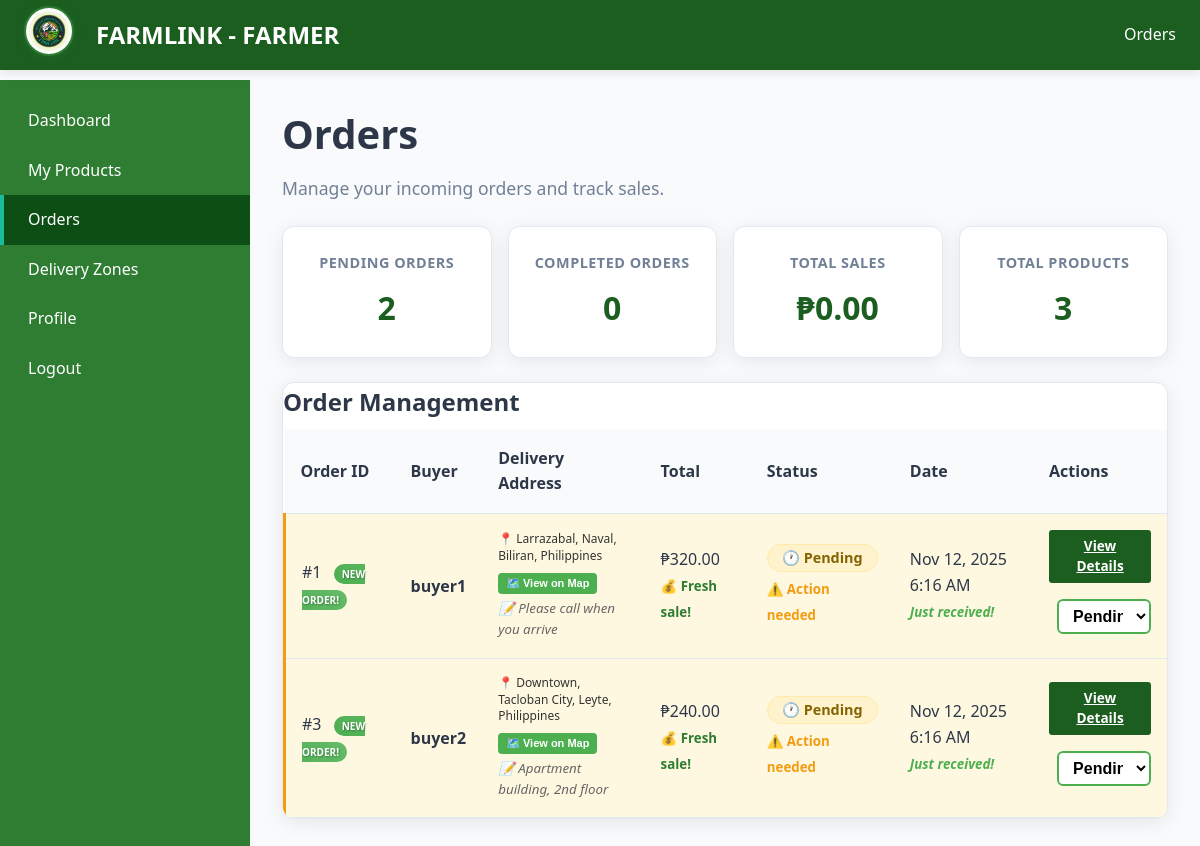
Screenshot of /pages/farmer/farmer-orders.php (signed in) with the database file from the repository.
### tables this page shows
CREATE TABLE IF NOT EXISTS orders (
    id INT AUTO_INCREMENT PRIMARY KEY,
    buyer_id INT NOT NULL,
    farmer_id INT NOT NULL,
    total DECIMAL(10,2) NOT NULL,
    status ENUM('pending', 'completed', 'cancelled') DEFAULT 'pending',
    
     
    payment_method VARCHAR(50) DEFAULT 'cod',
    payment_status ENUM('pending', 'paid', 'failed', 'refunded', 'partial') DEFAULT 'pending',
    payment_reference VARCHAR(100) NULL,
    
     
    delivery_address TEXT NULL,
    delivery_coordinates VARCHAR(100) NULL,
    delivery_instructions TEXT NULL,
    delivery_date DATE NULL,
    delivery_time TIME NULL,
    delivery_fee DECIMAL(10,2) DEFAULT 0,
    
     
    order_notes TEXT NULL,
    cancellation_reason TEXT NULL,
    estimated_delivery DATE NULL,
    tracking_number VARCHAR(100) NULL,
    
    created_at TIMESTAMP DEFAULT CURRENT_TIMESTAMP,
    updated_at TIMESTAMP DEFAULT CURRENT_TIMESTAMP ON UPDATE CURRENT_TIMESTAMP,
    
    FOREIGN KEY (buyer_id) REFERENCES users(id) ON DELETE CASCADE,
    FOREIGN KEY (farmer_id) REFERENCES users(id) ON DELETE CASCADE,
    INDEX idx_buyer (buyer_id),
    INDEX idx_farmer (farmer_id),
    INDEX idx_status (status),
    INDEX idx_delivery_date (delivery_date)
);

CREATE TABLE IF NOT EXISTS users (
    id INT AUTO_INCREMENT PRIMARY KEY,
    username VARCHAR(50) UNIQUE NOT NULL,
    email VARCHAR(100) UNIQUE NOT NULL,
    password VARCHAR(255) NOT NULL,
    role ENUM('super_admin', 'farmer', 'buyer') NOT NULL,
    farm_name VARCHAR(100),
    location VARCHAR(100),
    company VARCHAR(100),
    profile_picture VARCHAR(255) DEFAULT NULL,
    
     
    phone_number VARCHAR(20) NULL,
    phone_verified BOOLEAN DEFAULT FALSE,
    email_verified BOOLEAN DEFAULT TRUE,
    latitude DECIMAL(10, 8) NULL,
    longitude DECIMAL(11, 8) NULL,
    city VARCHAR(100) NULL,
    province VARCHAR(100) NULL,
    postal_code VARCHAR(20) NULL,
    business_license VARCHAR(100) NULL,
    tax_id VARCHAR(50) NULL,
    average_rating DECIMAL(3,2) DEFAULT 0,
    total_reviews INT DEFAULT 0,
    is_verified BOOLEAN DEFAULT FALSE,
    last_active TIMESTAMP NULL,
    status ENUM('active', 'inactive', 'suspended') DEFAULT 'active',
    
    created_at TIMESTAMP DEFAULT CURRENT_TIMESTAMP,
    updated_at TIMESTAMP DEFAULT CURRENT_TIMESTAMP ON UPDATE CURRENT_TIMESTAMP,
    
    INDEX idx_email (email),
    INDEX idx_role (role),
    INDEX idx_location (latitude, longitude),
    INDEX idx_city (city, province)
);

### includes/DatabaseHelper.php (called while the page is built, shortened)
<?php
class DatabaseHelper {
    public static function getStats($role = null, $userId = null) {
        $pdo = getDBConnection();
        $stats = [];
        if ($role === 'farmer' && $userId) {
            $stmt = $pdo->prepare("SELECT COUNT(*) as total_products FROM products WHERE farmer_id = ?");
            $stmt->execute([$userId]);
            $stats['total_products'] = $stmt->fetchColumn();
            $stmt = $pdo->prepare("SELECT COALESCE(SUM(total), 0) as total_sales FROM orders WHERE farmer_id = ? AND status = 'completed'");
            $stmt->execute([$userId]);
            $stats['total_sales'] = $stmt->fetchColumn();
            $stmt = $pdo->prepare("SELECT COUNT(*) as pending_orders FROM orders WHERE farmer_id = ? AND status = 'pending'");
            $stmt->execute([$userId]);
            $stats['pending_orders'] = $stmt->fetchColumn();
            $stmt = $pdo->prepare("SELECT COUNT(*) as completed_orders FROM orders WHERE farmer_id = ? AND status = 'completed'");
            $stmt->execute([$userId]);
            $stats['completed_orders'] = $stmt->fetchColumn();
        }
        return $stats;
    }
    public static function getOrders($userId = null, $role = null) {
        $pdo = getDBConnection();
        if ($role === 'farmer' && $userId) {
            $stmt = $pdo->prepare("
                SELECT o.*, u.username as buyer_name, u.email as buyer_email
                FROM orders o
                JOIN users u ON o.buyer_id = u.id
                WHERE o.farmer_id = ?
                ORDER BY o.created_at DESC
            ");
            $stmt->execute([$userId]);
        }
        return $stmt->fetchAll(PDO::FETCH_ASSOC);
    }
}
?>

### pages/farmer/farmer-orders.php (the view, shortened to what this page needs)
<?php
$basePath = dirname(dirname(__DIR__));
require $basePath . '/includes/DatabaseHelper.php';
$user = SessionManager::requireRole('farmer');
$orders = DatabaseHelper::getOrders($user['id'], 'farmer');
$stats = DatabaseHelper::getStats('farmer', $user['id']);
?>
<!DOCTYPE html>
<html lang="en">
<head>
  <link rel="stylesheet" href="/FARMLINK/style.css">
  <link rel="stylesheet" href="/FARMLINK/assets/css/farmer.css">
  <link rel="stylesheet" href="/FARMLINK/assets/css/logout-confirmation.css">
  <link rel="stylesheet" href="https://unpkg.com/leaflet@1.9.4/dist/leaflet.css" />
</head>
<body data-page="farmer-orders">
  <nav>
    <div class="nav-left">
      <a href="farmer-dashboard.php"><img src="/FARMLINK/assets/img/farmlink.png" alt="FARMLINK Logo" class="logo"></a>
      <span class="brand">FARMLINK - FARMER</span>
    </div>
    <span>Orders</span>
  </nav>
  <div class="sidebar">
    <a href="farmer-dashboard.php">Dashboard</a>
    <a href="farmer-products.php">My Products</a>
    <a href="farmer-orders.php" class="active">Orders</a>
    <a href="farmer-delivery-zones.php">Delivery Zones</a>
    <a href="farmer-profile.php">Profile</a>
    <a href="/FARMLINK/pages/auth/logout.php">Logout</a>
  </div>
  <main class="main">
    <h1>Orders</h1>
    <p class="lead">Manage your incoming orders and track sales.</p>
    <section class="stats">
      <div class="card stat-card">
        <h3>Pending Orders</h3>
        <p><?= $stats['pending_orders'] ?></p>
      </div>
      <div class="card stat-card">
        <h3>Completed Orders</h3>
        <p><?= $stats['completed_orders'] ?></p>
      </div>
      <div class="card stat-card">
        <h3>Total Sales</h3>
        <p>₱<?= number_format($stats['total_sales'], 2) ?></p>
      </div>
      <div class="card stat-card">
        <h3>Total Products</h3>
        <p><?= $stats['total_products'] ?></p>
      </div>
    </section>
    <section class="table-wrap">
      <h3>Order Management</h3>
      <table>
        <thead>
          <tr>
            <th>Order ID</th>
            <th>Buyer</th>
            <th>Delivery Address</th>
            <th>Total</th>
            <th>Status</th>
            <th>Date</th>
            <th>Actions</th>
          </tr>
        </thead>
        <tbody>
          <?php if (empty($orders)): ?>
            <tr>
              <td colspan="6" style="text-align:center; padding:40px; color:#999;">
                No orders yet. Keep adding products to attract buyers!
              </td>
            </tr>
          <?php else: ?>
            <?php
            $recentOrderIds = [];
            $recentThreshold = strtotime('-24 hours');
            foreach ($orders as $order) {
              if (strtotime($order['created_at']) > $recentThreshold) {
                $recentOrderIds[] = $order['id'];
              }
            }
            ?>
            <?php foreach ($orders as $order): ?>
              <?php $isRecent = in_array($order['id'], $recentOrderIds); ?>
              <tr class="order-row <?= $isRecent ? 'order-recent' : '' ?> <?= $order['status'] === 'pending' ? 'order-pending' : '' ?>" data-status="<?= $order['status'] ?>">
                <td>
                  <div class="order-id-cell">
                    #<?= $order['id'] ?>
                    <?php if ($isRecent): ?>
                      <span class="new-order-badge">NEW ORDER!</span>
                    <?php endif; ?>
                  </div>
                </td>
                <td>
                  <div class="buyer-info">
                    <strong><?= htmlspecialchars($order['buyer_name']) ?></strong>
                  </div>
                </td>
                <td>
                  <div class="delivery-info">
                    <?php if (!empty($order['delivery_address'])): ?>
                      <div class="address-text">
                        📍 <?= htmlspecialchars($order['delivery_address']) ?>
                      </div>
                      <?php if (!empty($order['delivery_coordinates'])): ?>
                        <button type="button" class="view-location-btn"
                                onclick="viewDeliveryLocation('<?= htmlspecialchars($order['delivery_coordinates']) ?>', '<?= htmlspecialchars($order['delivery_address']) ?>', '<?= htmlspecialchars($order['buyer_name']) ?>', <?= $order['id'] ?>)">
                          🗺️ View on Map
                        </button>
                      <?php endif; ?>
                      <?php if (!empty($order['delivery_instructions'])): ?>
                        <small class="delivery-instructions">📝 <?= htmlspecialchars($order['delivery_instructions']) ?></small>
                      <?php endif; ?>
                    <?php else: ?>
                      <span class="no-address">No delivery address</span>
                    <?php endif; ?>
                  </div>
                </td>
                <td>
                  <div class="order-total">
                    ₱<?= number_format($order['total'], 2) ?>
                    <?php if ($isRecent): ?>
                      <br><small class="fresh-sale">💰 Fresh sale!</small>
                    <?php endif; ?>
                  </div>
                </td>
                <td>
                  <div class="status-container">
                    <span class="status-badge status-<?= $order['status'] ?>">
                      <?php if ($order['status'] === 'pending'): ?>
                        🕐 <?= ucfirst($order['status']) ?>
                      <?php elseif ($order['status'] === 'completed'): ?>
                        ✅ <?= ucfirst($order['status']) ?>
                      <?php elseif ($order['status'] === 'cancelled'): ?>
                        ❌ <?= ucfirst($order['status']) ?>
                      <?php endif; ?>
                    </span>
                    <?php if ($order['status'] === 'pending'): ?>
                      <div class="action-needed">
                        <small>⚠️ Action needed</small>
                      </div>
                    <?php endif; ?>
                  </div>
                </td>
                <td>
                  <div class="date-cell">
                    <?= date('M j, Y g:i A', strtotime($order['created_at'])) ?>
                    <?php if ($isRecent): ?>
                      <br><small class="time-recent">Just received!</small>
                    <?php endif; ?>
                  </div>
                </td>
                <td>
                  <div class="action-buttons">
                    <a href="order-details.php?id=<?= $order['id'] ?>" class="btn btn-sm">View Details</a>
                    <?php if ($order['status'] === 'pending'): ?>
                      <form method="POST" style="display: inline; margin-left: 8px;">
                        <select name="status" class="status-select" onchange="this.form.submit()">
                          <option value="pending" selected>Pending</option>
                        </select>
                      </form>
                    <?php elseif ($order['status'] === 'completed'): ?>
                      <span class="completed-badge">Order fulfilled</span>
                    <?php endif; ?>
                  </div>
                </td>
              </tr>
            <?php endforeach; ?>
          <?php endif; ?>
        </tbody>
      </table>
    </section>
  </main>
</body>
</html>

### style.css (style rules this page uses)
* { margin: 0; padding: 0; box-sizing: border-box; }
:root { --primary: #1B5E20; --primary-light: #2E7D32; --primary-dark: #0D4E14; --accent: #1abc9c; --accent-dark: #16a085; --success: #27ae60; --warning: #e67e22; --danger: #e74c3c; --info: #2E7D32; --bg: #f8fafc; --card: #ffffff; --text: #2d3748; --text-muted: #718096; --border: #e2e8f0; --muted: #a0aec0; --sidebar: #1B5E20; --sidebar-hover: #2E7D32; --sidebar-active: #0D4E14; }
html, body { height: 100%; font-family: 'Segoe UI', 'Roboto', 'Helvetica Neue', Arial, sans-serif; background: var(--bg); color: var(--text); line-height: 1.6; }
h1, h2, h3, h4, h5, h6 { font-weight: 700; margin-bottom: 0.5rem; color: var(--text); }
h1 { font-size: 2.5rem; }
h3 { font-size: 1.5rem; }
p.lead { color: var(--text-muted); font-size: 1.1rem; margin-bottom: 1.5rem; }
nav, .navbar { position: fixed; top: 0; left: 0; right: 0; background: var(--primary); color: #ffffff; padding: 1rem 1.5rem; display: flex; align-items: center; justify-content: space-between; z-index: 100; box-shadow: 0 2px 10px rgba(0, 0, 0, 0.1); height: 70px; }
nav .nav-left { display: flex; align-items: center; gap: 12px; height: 100%; }
nav .nav-logo, nav .logo, .logo { width: 50px; height: 50px; object-fit: contain; border-radius: 50%; border: 2px solid #1B5E20; padding: 3px; background-color: white; box-shadow: 0 2px 8px rgba(27, 94, 32, 0.3); transition: all 0.3s ease; }
nav .brand { font-size: 1.5rem; font-weight: bold; color: #ffffff; margin: 0; }
.sidebar { position: fixed; top: 80px; left: 0; bottom: 0; width: 250px; background: #1B5E20 !important; padding: 1rem 0; overflow-y: auto; z-index: 90; transition: all 0.3s ease; }
.sidebar a { display: block; color: #ffffff; text-decoration: none; padding: 0.75rem 1.5rem; transition: all 0.3s ease; border-left: 4px solid transparent; }
.sidebar a.active { background: var(--sidebar-active); border-left-color: var(--accent); }
.main { margin-top: 70px; margin-left: 250px; padding: 2rem; min-height: calc(100vh - 70px); animation: fadeIn 0.35s ease; }
.card { background: var(--card); border-radius: 12px; padding: 1.5rem; box-shadow: 0 4px 20px rgba(0, 0, 0, 0.08); transition: all 0.3s ease; border: 1px solid var(--border); }
.stats { display: grid; gap: 1rem; grid-template-columns: repeat(auto-fit, minmax(200px, 1fr)); margin: 1.5rem 0; }
.stat-card { text-align: center; padding: 1.5rem; }
.stat-card h3 { font-size: 0.9rem; color: var(--text-muted); margin-bottom: 0.5rem; text-transform: uppercase; letter-spacing: 0.5px; }
.stat-card p { font-size: 2rem; font-weight: 700; color: var(--primary); margin: 0; }
input, textarea, select { width: 100%; padding: 0.75rem 1rem; margin: 0.5rem 0; border: 2px solid var(--border); border-radius: 8px; outline: none; transition: all 0.3s ease; font-size: 1rem; }
.table-wrap { background: var(--card); border-radius: 12px; overflow: hidden; box-shadow: 0 4px 20px rgba(0, 0, 0, 0.08); margin: 1.5rem 0; border: 1px solid var(--border); }
table { width: 100%; border-collapse: collapse; }
thead { background: var(--bg); }
th, td { padding: 1rem; border-bottom: 1px solid var(--border); text-align: left; }
th { font-weight: 600; color: var(--text); background: var(--bg); }
.btn, button { padding: 0.75rem 1.5rem; border: none; border-radius: 8px; background: var(--primary); color: #ffffff; cursor: pointer; font-weight: 600; font-size: 1rem; transition: all 0.3s ease; display: inline-block; text-align: center; }
.status-pending { color: var(--warning); font-weight: 600; }

### rows the page displays
orders: farmer "2", delivery_fee "0.00", id "3", shows "NEW ORDER!", buyer.username "buyer2", delivery_address "Downtown, Tacloban City, Leyte, Philippines", delivery_instructions "Apartment building, 2nd floor", total "240.00", shows "💰 Fresh sale!", status "Pending", shows "⚠️ Action needed", created_at "Nov 12, 2025 6:16 AM", shows "Just received!"
orders: id "1", shows "NEW ORDER!", buyer.username "buyer1", delivery_address "Larrazabal, Naval, Biliran, Philippines", delivery_instructions "Please call when you arrive", total "320.00", shows "💰 Fresh sale!", status "Pending", shows "⚠️ Action needed", created_at "Nov 12, 2025 6:16 AM", shows "Just received!"

### other values shown
$stats['completed_orders'] "0"
